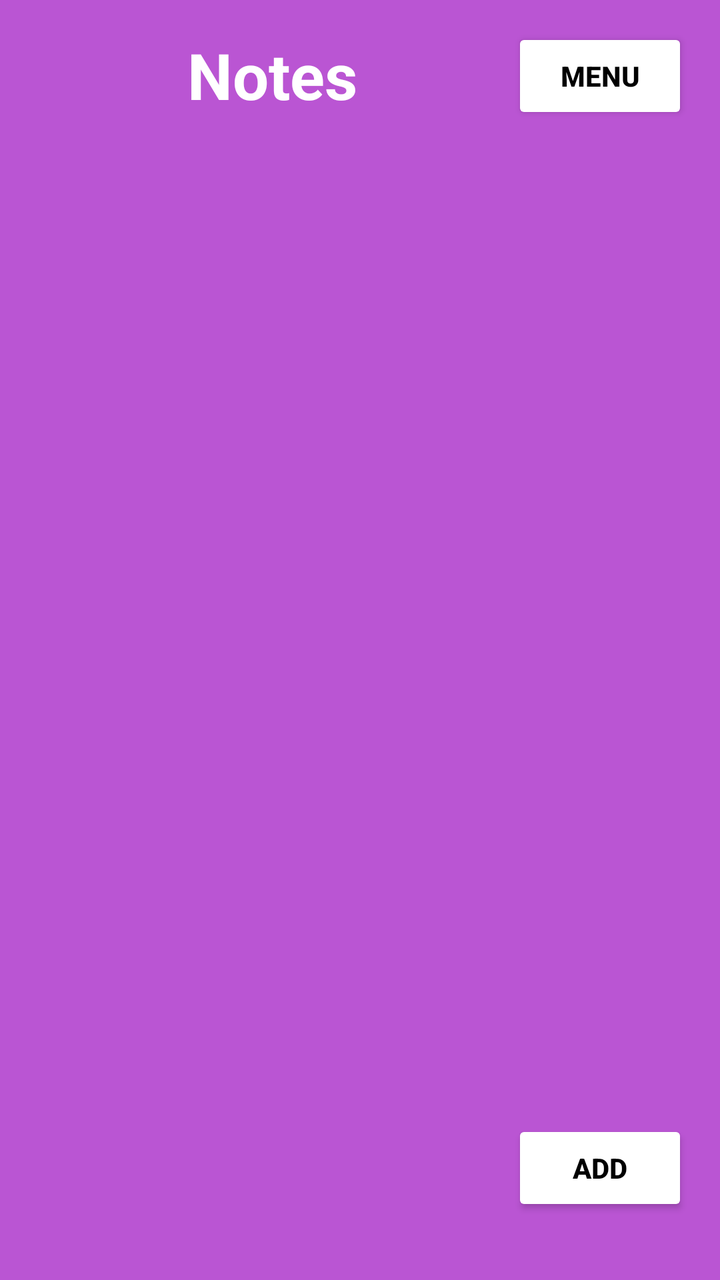
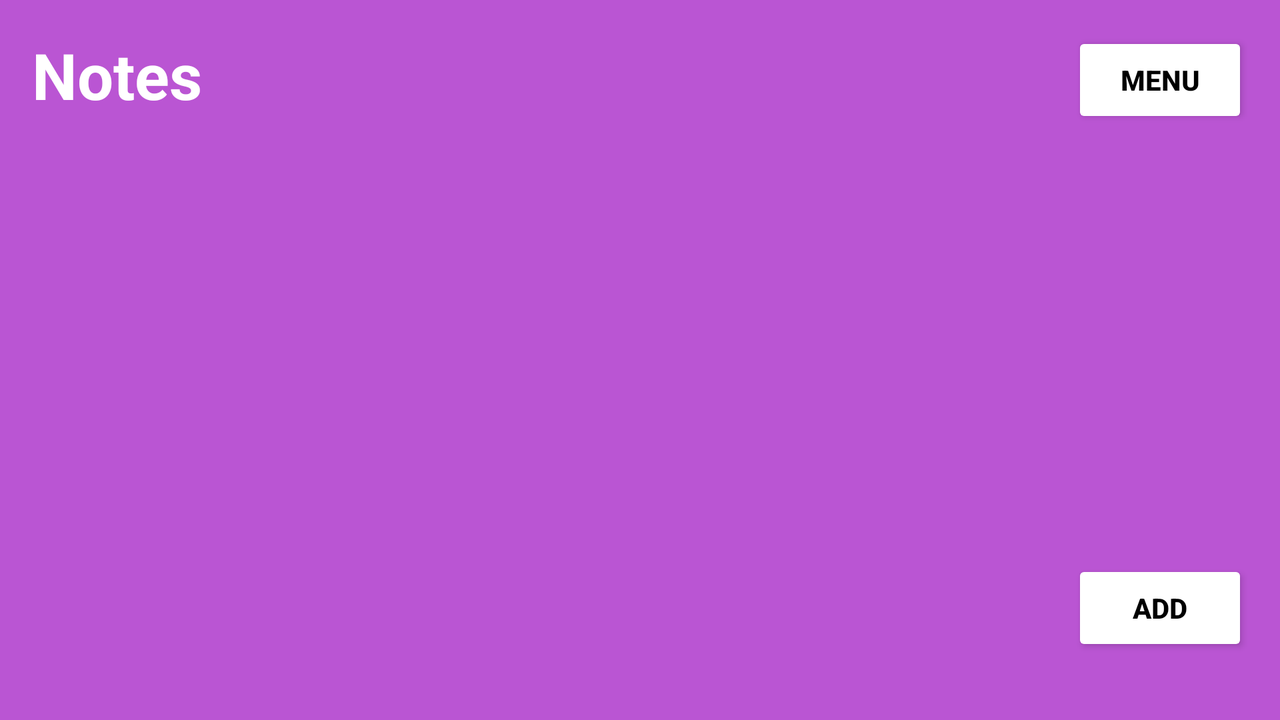

First picture: res/layout/ on a phone held upright. Second picture: the repository's own variant of that layout, on a device whose configuration matches the variant's folder. Source for both follows.
<!-- AndroidManifest.xml: application theme Theme.NotesApp -->
<!-- res/layout/activity_main.xml -->
<?xml version="1.0" encoding="utf-8"?>
<androidx.constraintlayout.widget.ConstraintLayout
    xmlns:android="http://schemas.android.com/apk/res/android"
    xmlns:app="http://schemas.android.com/apk/res-auto"
    xmlns:tools="http://schemas.android.com/tools"
    android:layout_width="match_parent"
    android:layout_height="match_parent"
    android:padding="16dp"
    android:background="@color/my_primary"
    tools:context=".MainActivity">

    <TextView
        android:id="@+id/page_title"
        android:layout_width="wrap_content"
        android:layout_height="wrap_content"
        android:text="@string/notes"
        android:textSize="32sp"
        android:textColor="@color/white"
        android:textStyle="bold"
        app:layout_constraintTop_toTopOf="parent"
        app:layout_constraintStart_toStartOf="parent"
        app:layout_constraintEnd_toStartOf="@id/menu_btn"/>

    <Button
        android:id="@+id/menu_btn"
        android:layout_width="wrap_content"
        android:layout_height="48dp"
        android:backgroundTint="@color/white"
        android:text="@string/menu"
        android:textColor="@color/black"
        android:textStyle="bold"
        app:layout_constraintTop_toTopOf="parent"
        app:layout_constraintEnd_toEndOf="parent"
        app:layout_constraintBottom_toBottomOf="@id/page_title"/>

    <androidx.recyclerview.widget.RecyclerView
        android:id="@+id/recycler_view"
        android:layout_width="0dp"
        android:layout_height="0dp"
        app:layout_constraintTop_toBottomOf="@id/page_title"
        app:layout_constraintBottom_toTopOf="@id/add_note_btn"
        app:layout_constraintStart_toStartOf="parent"
        app:layout_constraintEnd_toEndOf="parent"/>

    <Button
        android:id="@+id/add_note_btn"
        android:layout_width="wrap_content"
        android:layout_height="wrap_content"
        android:backgroundTint="@color/white"
        android:text="@string/add"
        android:textColor="@color/black"
        android:textStyle="bold"
        app:layout_constraintBottom_toBottomOf="parent"
        app:layout_constraintEnd_toEndOf="parent"
        android:layout_marginBottom="16dp"/>

</androidx.constraintlayout.widget.ConstraintLayout>
<!-- resources referenced by this layout -->
<resources>
  <color name="black">#FF000000</color>
  <color name="my_primary">#BA55D3</color>
  <color name="white">#FFFFFFFF</color>
  <string name="add">Add</string>
  <string name="menu">Menu</string>
  <string name="notes">Notes</string>
  <style name="Theme.NotesApp" parent="Theme.MaterialComponents.DayNight.NoActionBar">
          
          <item name="colorPrimary">@color/my_primary</item>
          <item name="colorPrimaryVariant">@color/my_primary</item>
          <item name="colorOnPrimary">@color/white</item>
          
          <item name="colorSecondary">@color/teal_200</item>
          <item name="colorSecondaryVariant">@color/teal_700</item>
          <item name="colorOnSecondary">@color/black</item>
          
          <item name="android:statusBarColor" tools:targetApi="l">@color/my_primary</item>
          
      </style>
  <color name="teal_200">#FF03DAC5</color>
  <color name="teal_700">#FF018786</color>
</resources>
<!-- res/layout-land/activity_main.xml (the author's variant of the layout above) -->
<!-- drawn on the phone turned sideways -->
<?xml version="1.0" encoding="utf-8"?>
<RelativeLayout xmlns:android="http://schemas.android.com/apk/res/android"
    xmlns:app="http://schemas.android.com/apk/res-auto"
    xmlns:tools="http://schemas.android.com/tools"
    android:layout_width="match_parent"
    android:layout_height="match_parent"
    android:padding="16dp"
    android:background="@color/my_primary"
    tools:context=".MainActivity">

    
    <RelativeLayout
        android:layout_width="match_parent"
        android:layout_height="wrap_content"
        android:id="@+id/title_bar_layout">

        
        <TextView
            android:layout_width="wrap_content"
            android:layout_height="wrap_content"
            android:id="@+id/page_title"
            android:text="@string/notes"
            android:textSize="32sp"
            android:textColor="@color/white"
            android:textStyle="bold"/>

        
        <Button
            android:id="@+id/menu_btn"
            android:layout_width="wrap_content"
            android:layout_height="wrap_content"
            android:backgroundTint="@color/white"
            android:text="@string/menu"
            android:layout_alignParentEnd="true"
            android:layout_centerVertical="true"
            android:textColor="@color/black"
            android:textStyle="bold"
            />
    </RelativeLayout>

    
    <androidx.recyclerview.widget.RecyclerView
        android:layout_width="match_parent"
        android:layout_height="match_parent"
        android:id="@+id/recycler_view"
        android:layout_below="@+id/title_bar_layout"/>

    
    <Button
        android:id="@+id/add_note_btn"
        android:layout_width="wrap_content"
        android:layout_height="wrap_content"
        android:backgroundTint="@color/white"
        android:layout_alignParentEnd="true"
        android:layout_alignParentBottom="true"
        android:layout_gravity="bottom|end"
        android:layout_marginBottom="16dp"
        android:text="@string/add"
        android:textColor="@color/black"
        android:textStyle="bold"
        />

</RelativeLayout>
